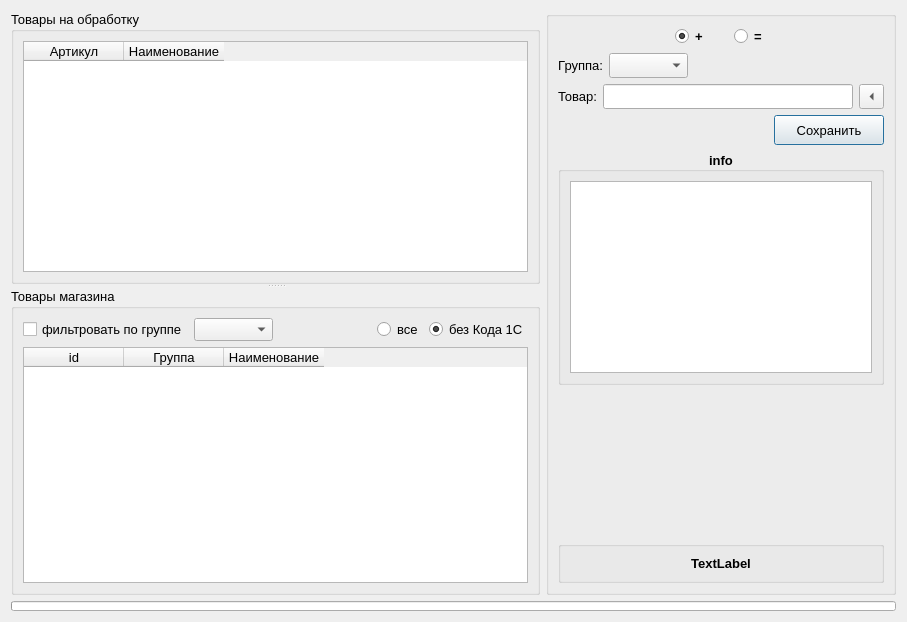
<?xml version="1.0" encoding="UTF-8"?>
<ui version="4.0">
 <class>product_form</class>
 <widget class="QDialog" name="product_form">
  <property name="geometry">
   <rect>
    <x>0</x>
    <y>0</y>
    <width>907</width>
    <height>622</height>
   </rect>
  </property>
  <property name="font">
   <font>
    <pointsize>10</pointsize>
   </font>
  </property>
  <property name="windowTitle">
   <string>Товары</string>
  </property>
  <layout class="QGridLayout" name="gridLayout_5">
   <item row="0" column="0">
    <layout class="QHBoxLayout" name="horizontalLayout_7">
     <item>
      <widget class="QSplitter" name="splitter">
       <property name="orientation">
        <enum>Qt::Vertical</enum>
       </property>
       <widget class="QGroupBox" name="groupBox_file">
        <property name="title">
         <string>Товары на обработку</string>
        </property>
        <layout class="QGridLayout" name="gridLayout_3">
         <item row="0" column="0">
          <layout class="QVBoxLayout" name="verticalLayout_2">
           <item>
            <widget class="QTableWidget" name="tableWidget_f_product">
             <property name="editTriggers">
              <set>QAbstractItemView::NoEditTriggers</set>
             </property>
             <property name="selectionBehavior">
              <enum>QAbstractItemView::SelectRows</enum>
             </property>
             <attribute name="verticalHeaderDefaultSectionSize">
              <number>20</number>
             </attribute>
             <attribute name="verticalHeaderMinimumSectionSize">
              <number>20</number>
             </attribute>
             <column>
              <property name="text">
               <string>Артикул</string>
              </property>
             </column>
             <column>
              <property name="text">
               <string>Наименование</string>
              </property>
             </column>
            </widget>
           </item>
          </layout>
         </item>
        </layout>
       </widget>
       <widget class="QGroupBox" name="groupBox_shop">
        <property name="title">
         <string>Товары магазина</string>
        </property>
        <layout class="QGridLayout" name="gridLayout_4">
         <item row="0" column="0">
          <layout class="QVBoxLayout" name="verticalLayout_3">
           <item>
            <layout class="QHBoxLayout" name="horizontalLayout_6">
             <item>
              <widget class="QCheckBox" name="checkBox_s_filter">
               <property name="text">
                <string>фильтровать по группе</string>
               </property>
              </widget>
             </item>
             <item>
              <widget class="QComboBox" name="comboBox_s_group"/>
             </item>
             <item>
              <spacer name="horizontalSpacer_7">
               <property name="orientation">
                <enum>Qt::Horizontal</enum>
               </property>
               <property name="sizeHint" stdset="0">
                <size>
                 <width>40</width>
                 <height>20</height>
                </size>
               </property>
              </spacer>
             </item>
             <item>
              <widget class="QRadioButton" name="radioButton_s_all">
               <property name="text">
                <string>все</string>
               </property>
               <property name="checked">
                <bool>false</bool>
               </property>
              </widget>
             </item>
             <item>
              <widget class="QRadioButton" name="radioButton_s_cod">
               <property name="text">
                <string>без Кода 1С</string>
               </property>
               <property name="checked">
                <bool>true</bool>
               </property>
              </widget>
             </item>
            </layout>
           </item>
           <item>
            <widget class="QTableWidget" name="tableWidget_s_product">
             <property name="editTriggers">
              <set>QAbstractItemView::NoEditTriggers</set>
             </property>
             <property name="selectionMode">
              <enum>QAbstractItemView::SingleSelection</enum>
             </property>
             <property name="selectionBehavior">
              <enum>QAbstractItemView::SelectRows</enum>
             </property>
             <attribute name="verticalHeaderDefaultSectionSize">
              <number>20</number>
             </attribute>
             <attribute name="verticalHeaderMinimumSectionSize">
              <number>20</number>
             </attribute>
             <column>
              <property name="text">
               <string>id</string>
              </property>
             </column>
             <column>
              <property name="text">
               <string>Группа</string>
              </property>
             </column>
             <column>
              <property name="text">
               <string>Наименование</string>
              </property>
             </column>
            </widget>
           </item>
          </layout>
         </item>
        </layout>
       </widget>
      </widget>
     </item>
     <item>
      <widget class="QGroupBox" name="groupBox_form">
       <property name="minimumSize">
        <size>
         <width>350</width>
         <height>0</height>
        </size>
       </property>
       <property name="maximumSize">
        <size>
         <width>350</width>
         <height>16777215</height>
        </size>
       </property>
       <property name="title">
        <string/>
       </property>
       <layout class="QGridLayout" name="gridLayout">
        <item row="0" column="0">
         <layout class="QVBoxLayout" name="verticalLayout">
          <item>
           <layout class="QHBoxLayout" name="horizontalLayout">
            <item>
             <spacer name="horizontalSpacer">
              <property name="orientation">
               <enum>Qt::Horizontal</enum>
              </property>
              <property name="sizeHint" stdset="0">
               <size>
                <width>40</width>
                <height>20</height>
               </size>
              </property>
             </spacer>
            </item>
            <item>
             <widget class="QRadioButton" name="radioButton_add">
              <property name="font">
               <font>
                <weight>75</weight>
                <bold>true</bold>
               </font>
              </property>
              <property name="text">
               <string>+</string>
              </property>
              <property name="checked">
               <bool>true</bool>
              </property>
             </widget>
            </item>
            <item>
             <spacer name="horizontalSpacer_2">
              <property name="orientation">
               <enum>Qt::Horizontal</enum>
              </property>
              <property name="sizeType">
               <enum>QSizePolicy::Fixed</enum>
              </property>
              <property name="sizeHint" stdset="0">
               <size>
                <width>20</width>
                <height>20</height>
               </size>
              </property>
             </spacer>
            </item>
            <item>
             <widget class="QRadioButton" name="radioButton_equi">
              <property name="font">
               <font>
                <weight>75</weight>
                <bold>true</bold>
               </font>
              </property>
              <property name="text">
               <string>=</string>
              </property>
             </widget>
            </item>
            <item>
             <spacer name="horizontalSpacer_3">
              <property name="orientation">
               <enum>Qt::Horizontal</enum>
              </property>
              <property name="sizeHint" stdset="0">
               <size>
                <width>40</width>
                <height>20</height>
               </size>
              </property>
             </spacer>
            </item>
           </layout>
          </item>
          <item>
           <layout class="QHBoxLayout" name="horizontalLayout_2">
            <item>
             <widget class="QLabel" name="label">
              <property name="text">
               <string>Группа:</string>
              </property>
              <property name="alignment">
               <set>Qt::AlignRight|Qt::AlignTrailing|Qt::AlignVCenter</set>
              </property>
             </widget>
            </item>
            <item>
             <widget class="QComboBox" name="comboBox_form_group">
              <property name="minimumSize">
               <size>
                <width>0</width>
                <height>25</height>
               </size>
              </property>
              <property name="maximumSize">
               <size>
                <width>16777215</width>
                <height>25</height>
               </size>
              </property>
              <property name="sizeAdjustPolicy">
               <enum>QComboBox::AdjustToContents</enum>
              </property>
             </widget>
            </item>
            <item>
             <spacer name="horizontalSpacer_4">
              <property name="orientation">
               <enum>Qt::Horizontal</enum>
              </property>
              <property name="sizeHint" stdset="0">
               <size>
                <width>40</width>
                <height>20</height>
               </size>
              </property>
             </spacer>
            </item>
           </layout>
          </item>
          <item>
           <layout class="QHBoxLayout" name="horizontalLayout_3">
            <item>
             <widget class="QLabel" name="label_2">
              <property name="text">
               <string>Товар:</string>
              </property>
              <property name="alignment">
               <set>Qt::AlignRight|Qt::AlignTrailing|Qt::AlignVCenter</set>
              </property>
             </widget>
            </item>
            <item>
             <widget class="QLineEdit" name="lineEdit_name">
              <property name="minimumSize">
               <size>
                <width>0</width>
                <height>25</height>
               </size>
              </property>
              <property name="maximumSize">
               <size>
                <width>16777215</width>
                <height>25</height>
               </size>
              </property>
              <property name="alignment">
               <set>Qt::AlignLeading|Qt::AlignLeft|Qt::AlignVCenter</set>
              </property>
              <property name="clearButtonEnabled">
               <bool>false</bool>
              </property>
             </widget>
            </item>
            <item>
             <widget class="QToolButton" name="toolButton_clear">
              <property name="minimumSize">
               <size>
                <width>25</width>
                <height>25</height>
               </size>
              </property>
              <property name="maximumSize">
               <size>
                <width>25</width>
                <height>25</height>
               </size>
              </property>
              <property name="text">
               <string>...</string>
              </property>
              <property name="arrowType">
               <enum>Qt::LeftArrow</enum>
              </property>
             </widget>
            </item>
           </layout>
          </item>
          <item>
           <layout class="QHBoxLayout" name="horizontalLayout_4">
            <item>
             <spacer name="horizontalSpacer_5">
              <property name="orientation">
               <enum>Qt::Horizontal</enum>
              </property>
              <property name="sizeHint" stdset="0">
               <size>
                <width>40</width>
                <height>20</height>
               </size>
              </property>
             </spacer>
            </item>
            <item>
             <widget class="QPushButton" name="pushButton_save">
              <property name="minimumSize">
               <size>
                <width>110</width>
                <height>30</height>
               </size>
              </property>
              <property name="maximumSize">
               <size>
                <width>110</width>
                <height>30</height>
               </size>
              </property>
              <property name="text">
               <string>Сохранить</string>
              </property>
             </widget>
            </item>
           </layout>
          </item>
          <item>
           <widget class="QGroupBox" name="groupBox_info">
            <property name="font">
             <font>
              <weight>75</weight>
              <bold>true</bold>
             </font>
            </property>
            <property name="title">
             <string>info</string>
            </property>
            <property name="alignment">
             <set>Qt::AlignCenter</set>
            </property>
            <layout class="QGridLayout" name="gridLayout_2">
             <item row="0" column="0">
              <widget class="QTextEdit" name="textEdit_info">
               <property name="font">
                <font>
                 <weight>50</weight>
                 <bold>false</bold>
                </font>
               </property>
              </widget>
             </item>
            </layout>
           </widget>
          </item>
          <item>
           <spacer name="verticalSpacer">
            <property name="orientation">
             <enum>Qt::Vertical</enum>
            </property>
            <property name="sizeHint" stdset="0">
             <size>
              <width>20</width>
              <height>40</height>
             </size>
            </property>
           </spacer>
          </item>
          <item>
           <widget class="QGroupBox" name="groupBox_messa">
            <property name="title">
             <string/>
            </property>
            <layout class="QGridLayout" name="gridLayout_6">
             <item row="0" column="0">
              <widget class="QLabel" name="l_message">
               <property name="font">
                <font>
                 <weight>75</weight>
                 <bold>true</bold>
                </font>
               </property>
               <property name="text">
                <string>TextLabel</string>
               </property>
               <property name="scaledContents">
                <bool>true</bool>
               </property>
               <property name="alignment">
                <set>Qt::AlignCenter</set>
               </property>
               <property name="wordWrap">
                <bool>true</bool>
               </property>
              </widget>
             </item>
            </layout>
           </widget>
          </item>
         </layout>
        </item>
       </layout>
      </widget>
     </item>
    </layout>
   </item>
   <item row="1" column="0">
    <widget class="QProgressBar" name="progressBar">
     <property name="maximumSize">
      <size>
       <width>16777215</width>
       <height>10</height>
      </size>
     </property>
     <property name="value">
      <number>0</number>
     </property>
     <property name="textVisible">
      <bool>false</bool>
     </property>
    </widget>
   </item>
  </layout>
 </widget>
 <resources/>
 <connections/>
</ui>
